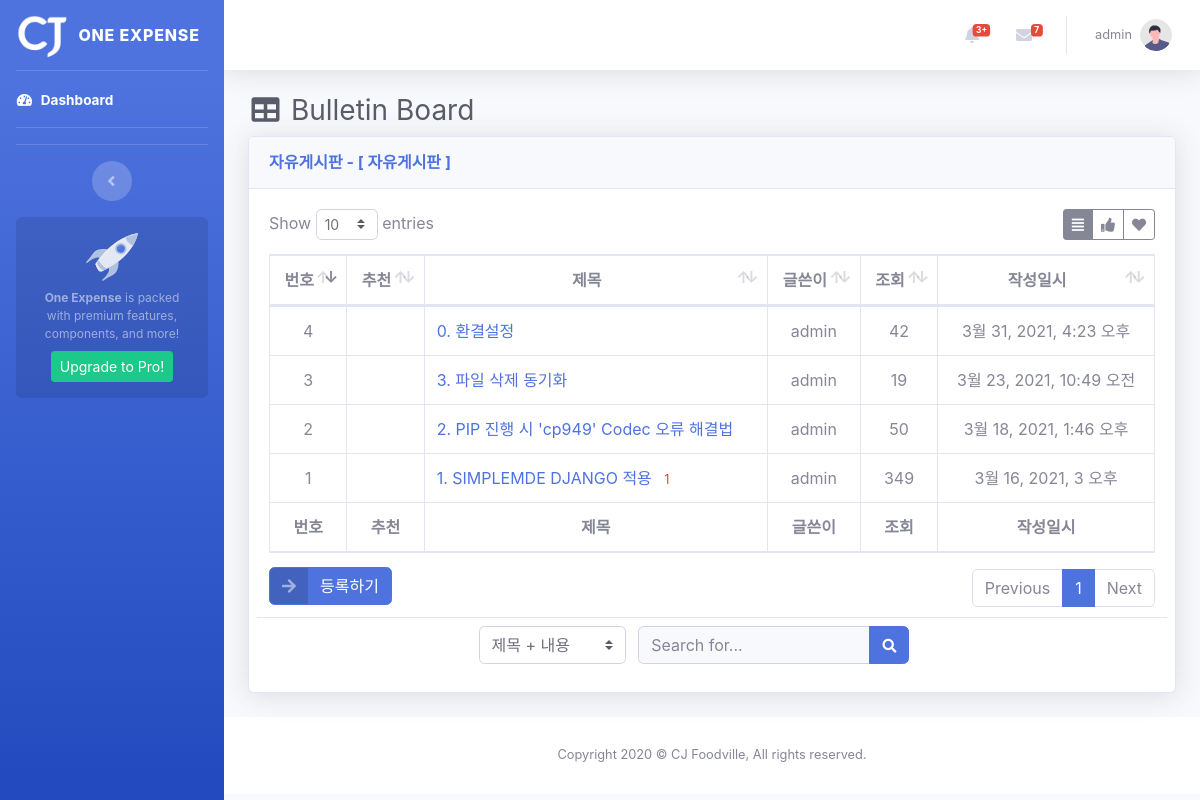
The page /board/board/2/ (signed in) on the database as committed earlier.
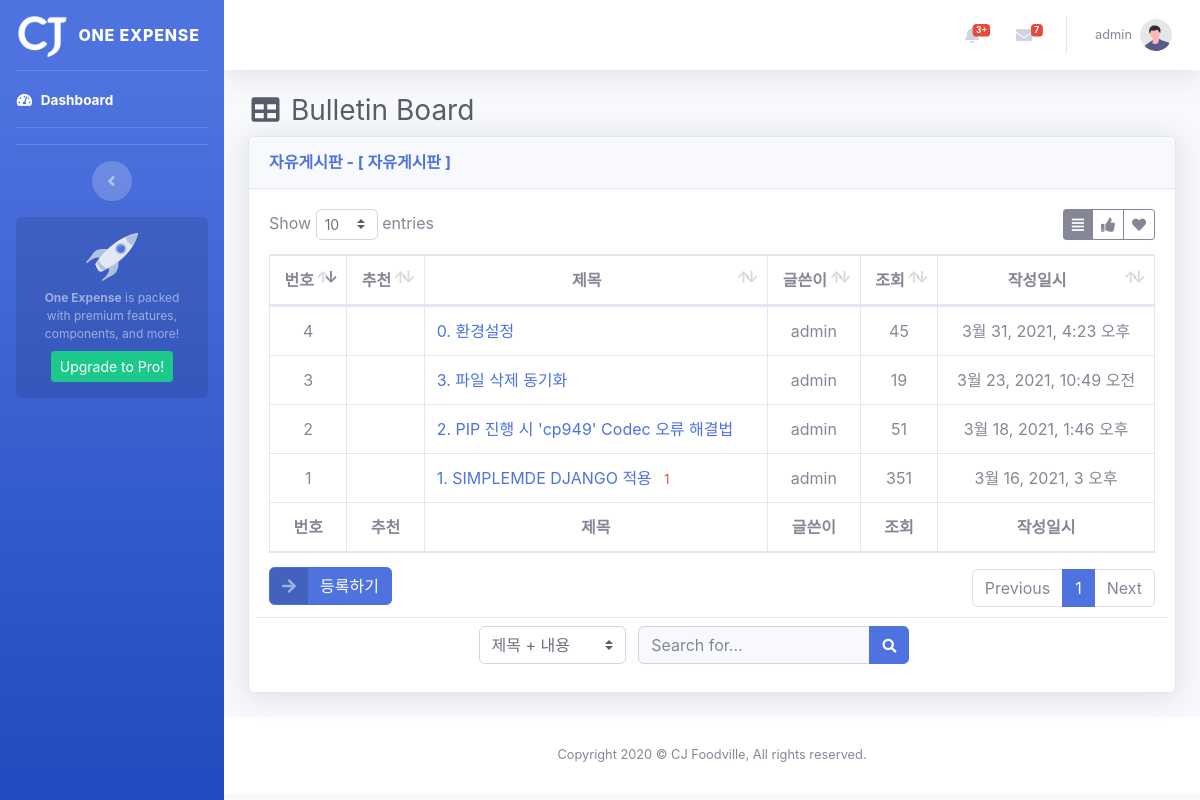
The same page on the database as committed later.
### common/models.py (models this page shows, shortened)
class Menu(MPTTModel):
    title = models.CharField(max_length=50)
    parent = TreeForeignKey('self', null=True, blank=True, related_name='children', db_index=True, on_delete=models.CASCADE)
    url = models.CharField(max_length=20, null=True, blank=True)
    argument = models.CharField(max_length=20, null=True, blank=True)
    remark = models.TextField()
    sort_no = models.IntegerField()
    class Meta:
        ordering = ['sort_no', 'lft']
    class MPTTMeta:
        order_insertion_by = ['sort_no']

### board/models.py (models this page shows, shortened)
class Board(models.Model):
    menu = models.ForeignKey(Menu, on_delete=models.CASCADE, related_name='menu_board')
    author = models.ForeignKey(User, on_delete=models.CASCADE, related_name='author_board')
    subject = models.CharField(max_length=200)
    content = models.TextField()
    hit_count = models.IntegerField(default=0)
    create_date = models.DateTimeField()
    modify_date = models.DateTimeField(null=True, blank=True)
    voter = models.ManyToManyField(User, related_name='voter_board')

### board/views/base_views.py (the view, shortened to what this page needs)
# urls.py: path('board/<int:menu_id>/', base_views.list, name='list'),
@login_required(login_url='common:login')
def list(request, menu_id):
    page = request.GET.get('page', '1')  # 페이지
    op = request.GET.get('op', 'a')  # 검색기준
    kw = request.GET.get('kw', '')  # 검색어
    so = request.GET.get('so', 'recent')  # 정렬기준
    count = request.GET.get('count', '10')  # 조회건수
    if so == 'recommend':
        board_list = Board.objects.filter(menu=menu_id).annotate(num_voter=Count('voter')).order_by('-num_voter', '-create_date')
    elif so == 'popular':
        board_list = Board.objects.filter(menu=menu_id).annotate(num_reply=Count('reply')).order_by('-num_reply', '-create_date')
    else:  # recent
        board_list = Board.objects.filter(menu=menu_id).order_by('-create_date')
    paginator = Paginator(board_list, count)
    page_obj = paginator.get_page(page)
    menu = Menu.objects.get(id=menu_id)
    context = {'board_list': page_obj, 'page': page, 'kw': kw, 'so': so, 'op': op, 'count': count, 'menu': menu}
    return render(request, 'board/board_list.html', context)

### board/templatetags/board_filter.py (called while the page is built)
@register.filter
def sub(value, arg):
    return value - arg

### templates/board/board_list.html (shortened to what this page needs)
{% extends 'base.html' %}
{% load board_filter %}
{% block content %}
<div class="container-fluid">
    <h1 class="h3 mb-2 text-gray-800">
        <i class="fas fa-fw fa-table"></i>
        <span class="text">Bulletin Board</span>
    </h1>
    <div class="card shadow mb-4">
        <div class="card-header py-3">
            <h6 class="m-0 font-weight-bold text-primary">{{ menu.title }} - [ {{ menu.remark }} ]</h6>
        </div>
        <div class="card-body">
            <div class="dataTables_wrapper dt-bootstrap4">
                <div class="row">
                    <div class="col-sm-12 col-md-6">
                        <div class="dataTables_length" id="dataTable_length">
                            <label>Show
                                <select id="data_count" aria-controls="dataTable" class="custom-select custom-select-sm form-control form-control-sm">
                                    <option value="10" {% if count == '10' %} selected {% endif %}>10</option>
                                </select> entries
                            </label>
                        </div>
                    </div>
                    <div class="col-sm-12 col-md-6">
                        <div class="dataTables_filter">
                            <div class="btn-group" role="group">
                                <button type="button" class="btn btn-sm btn-outline-secondary so {% if so == 'recent' %}active{% endif %}" data-so="recent"  data-original-title="최신순">
                                    <i class="fas fa-align-justify"></i>
                                </button>
                                <button type="button" class="btn btn-sm btn-outline-secondary so {% if so == 'recommend' %}active{% endif %}" data-so="recommend" data-original-title="추천순">
                                    <i class="fas fa-thumbs-up"></i>
                                </button>
                                <button type="button" class="btn btn-sm btn-outline-secondary so {% if so == 'popular' %}active{% endif %}" data-so="popular" data-original-title="인기순">
                                    <i class="fas fa-heart"></i>
                                </button>
                            </div>
                        </div>
                    </div>
                </div>
                <div class="row">
                    <div class="col-sm-12">
                        <table class="table table-bordered" id="dataTable" width="100%" cellspacing="0">
                            <thead>
                                <tr>
                                    <th class="text-center">번호</th>
                                    <th class="text-center">추천</th>
                                    <th class="text-center">제목</th>
                                    <th class="text-center">글쓴이</th>
                                    <th class="text-center">조회</th>
                                    <th class="text-center">작성일시</th>
                                </tr>
                            </thead>
                            <tfoot>
                                <tr>
                                    <th class="text-center">번호</th>
                                    <th class="text-center">추천</th>
                                    <th class="text-center">제목</th>
                                    <th class="text-center">글쓴이</th>
                                    <th class="text-center">조회</th>
                                    <th class="text-center">작성일시</th>
                                </tr>
                            </tfoot>
                            <tbody>
                                {% if board_list %}
                                {% for board in board_list %}
                                <tr class="text-center">
                                    <td>
                                        {{ board_list.paginator.count|sub:board_list.start_index|sub:forloop.counter0|add:1 }}
                                    </td>
                                    <td>
                                    </td>
                                    <td class="text-left">
                                        <a href="{% url 'board:detail' board.id %}">{{ board.subject }}</a>
                                        {% if board.reply_set.count > 0 %}
                                        <span class="text-danger small ml-2">{{ board.reply_set.count }}</span>
                                        {% endif %}
                                    </td>
                                    <td>{{ board.author.username }}</td>
                                    <td>{{ board.hit_count }}</td>
                                    <td>{{ board.create_date }}</td>
                                </tr>
                                {% endfor %}
                                {% else %}
                                <tr>
                                    <td colspan="6" class="text-center">게시물이 없습니다.</td>
                                </tr>
                                {% endif %}
                            </tbody>
                        </table>
                    </div>
                </div>
                <div class="row border-bottom py-2">
                    <div class="col-sm-12 col-md-5">
                        <a href="{% url 'board:board_create' menu.id %}" class="btn btn-primary btn-icon-split">
                            <span class="icon text-white-50">
                                <i class="fas fa-arrow-right"></i>
                            </span>
                            <span class="text">등록하기</span>
                        </a>
                    </div>
                    <div class="col-sm-12 col-md-7">
                        <div class="dataTables_paginate paging_simple_numbers">
                            <ul class="pagination">
                                {% if board_list.has_previous %}
                                <li class="paginate_button page-item previous">
                                    <a href="#" aria-controls="dataTable" data-page="{{ board_list.previous_page_number }}" tabindex="0" class="page-link">Previous</a>
                                </li>
                                {% else %}
                                <li class="paginate_button page-item previous disabled">
                                    <a href="#" aria-controls="dataTable" tabindex="-1" class="page-link" aria-disabled="true">Previous</a>
                                </li>
                                {% endif %}
                                {% for page_number in board_list.paginator.page_range %}
                                    {% if page_number >= board_list.number|add:-5 and page_number <= board_list.number|add:5 %}
                                        {% if page_number == board_list.number %}
                                        <li class="paginate_button page-item active" aria-current="page">
                                            <a href="#" aria-controls="dataTable" data-page="{{ page_number }}" class="page-link">{{ page_number }}</a>
                                        </li>
                                        {% else %}
                                        <li class="paginate_button page-item">
                                            <a href="#" aria-controls="dataTable" data-page="{{ page_number }}" class="page-link">{{ page_number }}</a>
                                        </li>
                                        {% endif %}
                                    {% endif %}
                                {% endfor %}
                                {% if board_list.has_next %}
                                <li class="paginate_button page-item next">
                                    <a href="#" aria-controls="dataTable" data-page="{{ board_list.next_page_number }}" tabindex="0" class="page-link">Next</a>
                                </li>
                                {% else %}
                                <li class="paginate_button page-item next disabled">
                                    <a href="#" aria-controls="dataTable" tabindex="-1" class="page-link" aria-disabled="true">Next</a>
                                </li>
                                {% endif %}
                            </ul>
                        </div>
                    </div>
                </div>
                <div class="row py-2">
                    <div class="row justify-content-center col-sm-12">
                        <select id="options" class="col-2 custom-select custom-select form-control form-control d-block">
                            <option value="a" {% if op == 'a' %}selected{% endif %}>제목 + 내용</option>
                        </select>
                        <div class="col-4 input-group">
                            <input type="text" class="form-control bg-light kw" placeholder="Search for..."
                                aria-label="Search" aria-describedby="basic-addon2" value="{{ kw|default_if_none:'' }}">
                            <div class="input-group-append">
                                <button class="btn btn-primary" type="button" id="btn_search">
                                    <i class="fas fa-search fa-sm"></i>
                                </button>
                            </div>
                        </div>
                    </div>
                </div>
            </div>
        </div>
    </div>
</div>
{% endblock %}

### templates/base.html (shortened to what this page needs)
{% load static %}
<!doctype html>
<html lang="ko">
<head>
    <link rel="stylesheet" type="text/css" href="{% static 'fontawesome.all.min.css' %}">
    <link rel="stylesheet" type="text/css" href="{% static 'simplemde.min.css' %}">
    <link rel="stylesheet" type="text/css" href="{% static 'dataTables.bootstrap4.min.css' %}">
    <link rel="stylesheet" type="text/css" href="{% static 'sb-admin-2.css' %}">
</head>
<body id="page-top">
    <div id="wrapper">
        {% include "navbar.html" %}
        <div id="content-wrapper" class="d-flex flex-column">
            <div id="main-content">
                <nav class="navbar navbar-expand navbar-light bg-white topbar mb-4 static-top shadow">
                    <ul class="navbar-nav ml-auto">
                        <li class="nav-item dropdown no-arrow mx-1">
                            <a class="nav-link dropdown-toggle" href="#" id="alertsDropdown" role="button"
                                data-toggle="dropdown" aria-haspopup="true" aria-expanded="false">
                                <i class="fas fa-bell fa-fw"></i>
                                <span class="badge badge-danger badge-counter">3+</span>
                            </a>
                        </li>
                        <li class="nav-item dropdown no-arrow mx-1">
                            <a class="nav-link dropdown-toggle" href="#" id="messagesDropdown" role="button"
                                data-toggle="dropdown" aria-haspopup="true" aria-expanded="false">
                                <i class="fas fa-envelope fa-fw"></i>
                                <span class="badge badge-danger badge-counter">7</span>
                            </a>
                        </li>
                        <li class="nav-item dropdown no-arrow">
                            <a class="nav-link dropdown-toggle" href="#" id="userDropdown" role="button"
                                data-toggle="dropdown" aria-haspopup="true" aria-expanded="false">
                                <span class="mr-2 d-none d-lg-inline text-gray-600 small">{{ user.username }}</span>
                                <img class="img-profile rounded-circle"
                                    src="{% static '/images/undraw_profile.svg' %}">
                            </a>
                        </li>
                    </ul>
                </nav>
                {% block content %}
                {% endblock %}
            </div>
            <footer class="sticky-footer bg-white">
                <div class="container my-auto">
                    <div class="copyright text-center my-auto">
                        <span>Copyright 2020 &copy; CJ Foodville, All rights reserved.</span>
                    </div>
                </div>
            </footer>
        </div>
    </div>
</body>
</html>

### templates/navbar.html (shortened to what this page needs)
{% load static %}
<ul class="navbar-nav bg-gradient-primary sidebar sidebar-dark accordion" id="accordionSidebar">
    <a class="sidebar-brand d-flex align-items-center justify-content-center" href="{% url 'common:main' %}">
        <div class="sidebar-brand-icon">
            <img src="{% static '/images/logo_cj_white.png' %}" class="img-fluid" style="height:50px;">
        </div>
        <div class="sidebar-brand-text mx-2">One Expense</div>
    </a>
    <hr class="sidebar-divider my-0">
    <li class="nav-item active">
        <a class="nav-link" href="{% url 'common:main' %}">
            <i class="fas fa-fw fa-tachometer-alt"></i>
            <span>Dashboard</span></a>
    </li>
    <hr class="sidebar-divider">
    <hr class="sidebar-divider d-none d-md-block">
    <div class="text-center d-none d-md-inline">
        <button class="rounded-circle border-0" id="sidebarToggle"></button>
    </div>
    <div class="sidebar-card">
        <img class="sidebar-card-illustration mb-2" src="{% static '/images/undraw_rocket.svg' %}" alt="">
        <p class="text-center mb-2"><strong>One Expense</strong> is packed with premium features, components, and more!</p>
        <a class="btn btn-success btn-sm" href="https://cj.cj.com">Upgrade to Pro!</a>
    </div>
</ul>

Rows that differ between the two databases and show on the page:
changed Board: subject "0. 환결설정" → "0. 환경설정"; hit_count "42" → "45"
changed Board "2. PIP 진행 시 'cp949' Codec 오류 해결법": hit_count "50" → "51"
changed Board "1. SIMPLEMDE DJANGO 적용": hit_count "349" → "351"
